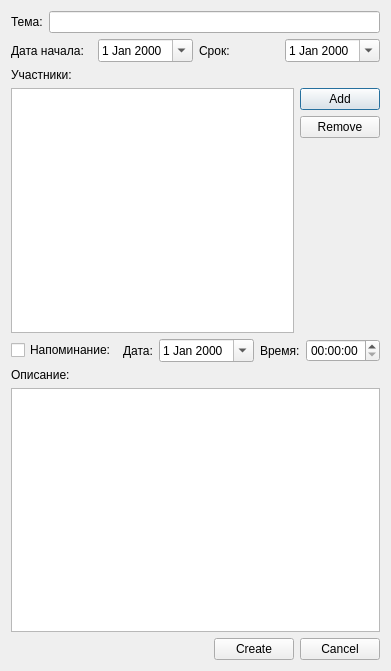
<?xml version="1.0" encoding="UTF-8"?>
<ui version="4.0">
 <class>Dialog</class>
 <widget class="QDialog" name="Dialog">
  <property name="geometry">
   <rect>
    <x>0</x>
    <y>0</y>
    <width>338</width>
    <height>671</height>
   </rect>
  </property>
  <property name="windowTitle">
   <string>Dialog</string>
  </property>
  <layout class="QGridLayout" name="gridLayout">
   <item row="0" column="0">
    <layout class="QVBoxLayout" name="verticalLayout_4">
     <item>
      <layout class="QVBoxLayout" name="verticalLayout_2">
       <item>
        <layout class="QHBoxLayout" name="horizontalLayout_5">
         <item>
          <widget class="QLabel" name="label_3">
           <property name="text">
            <string>Тема:</string>
           </property>
          </widget>
         </item>
         <item>
          <widget class="QLineEdit" name="topic"/>
         </item>
        </layout>
       </item>
       <item>
        <layout class="QHBoxLayout" name="horizontalLayout_2">
         <item>
          <widget class="QLabel" name="label">
           <property name="text">
            <string>Дата начала:</string>
           </property>
          </widget>
         </item>
         <item>
          <widget class="QDateEdit" name="dateEdit">
           <property name="calendarPopup">
            <bool>true</bool>
           </property>
          </widget>
         </item>
         <item>
          <widget class="QLabel" name="label_2">
           <property name="text">
            <string>Срок:</string>
           </property>
          </widget>
         </item>
         <item>
          <widget class="QDateEdit" name="dateEdit_2">
           <property name="calendarPopup">
            <bool>true</bool>
           </property>
          </widget>
         </item>
        </layout>
       </item>
      </layout>
     </item>
     <item>
      <layout class="QVBoxLayout" name="verticalLayout_3">
       <item>
        <widget class="QLabel" name="label_4">
         <property name="text">
          <string>Участники:</string>
         </property>
        </widget>
       </item>
       <item>
        <layout class="QHBoxLayout" name="horizontalLayout">
         <item>
          <widget class="QListView" name="listPeople"/>
         </item>
         <item>
          <layout class="QVBoxLayout" name="verticalLayout">
           <item>
            <widget class="QPushButton" name="addPeople">
             <property name="text">
              <string>Add</string>
             </property>
            </widget>
           </item>
           <item>
            <widget class="QPushButton" name="removePeple">
             <property name="text">
              <string>Remove</string>
             </property>
            </widget>
           </item>
           <item>
            <spacer name="verticalSpacer">
             <property name="orientation">
              <enum>Qt::Vertical</enum>
             </property>
             <property name="sizeHint" stdset="0">
              <size>
               <width>20</width>
               <height>40</height>
              </size>
             </property>
            </spacer>
           </item>
          </layout>
         </item>
        </layout>
       </item>
      </layout>
     </item>
     <item>
      <layout class="QHBoxLayout" name="horizontalLayout_3">
       <item>
        <widget class="QCheckBox" name="checkBox">
         <property name="text">
          <string>Напоминание:</string>
         </property>
        </widget>
       </item>
       <item>
        <widget class="QLabel" name="label_6">
         <property name="text">
          <string>Дата:</string>
         </property>
        </widget>
       </item>
       <item>
        <widget class="QDateEdit" name="dateEdit_3">
         <property name="calendarPopup">
          <bool>true</bool>
         </property>
        </widget>
       </item>
       <item>
        <widget class="QLabel" name="label_7">
         <property name="text">
          <string>Время:</string>
         </property>
        </widget>
       </item>
       <item>
        <widget class="QTimeEdit" name="timeEdit">
         <property name="calendarPopup">
          <bool>true</bool>
         </property>
        </widget>
       </item>
      </layout>
     </item>
     <item>
      <layout class="QVBoxLayout" name="verticalLayout_5">
       <item>
        <widget class="QLabel" name="label_5">
         <property name="text">
          <string>Описание:</string>
         </property>
        </widget>
       </item>
       <item>
        <widget class="QTextEdit" name="description"/>
       </item>
      </layout>
     </item>
     <item>
      <layout class="QHBoxLayout" name="horizontalLayout_4">
       <item>
        <spacer name="horizontalSpacer">
         <property name="orientation">
          <enum>Qt::Horizontal</enum>
         </property>
         <property name="sizeHint" stdset="0">
          <size>
           <width>40</width>
           <height>20</height>
          </size>
         </property>
        </spacer>
       </item>
       <item>
        <widget class="QPushButton" name="addTask">
         <property name="text">
          <string>Create</string>
         </property>
        </widget>
       </item>
       <item>
        <widget class="QPushButton" name="cancel">
         <property name="text">
          <string>Cancel</string>
         </property>
        </widget>
       </item>
      </layout>
     </item>
    </layout>
   </item>
  </layout>
 </widget>
 <resources/>
 <connections/>
</ui>
